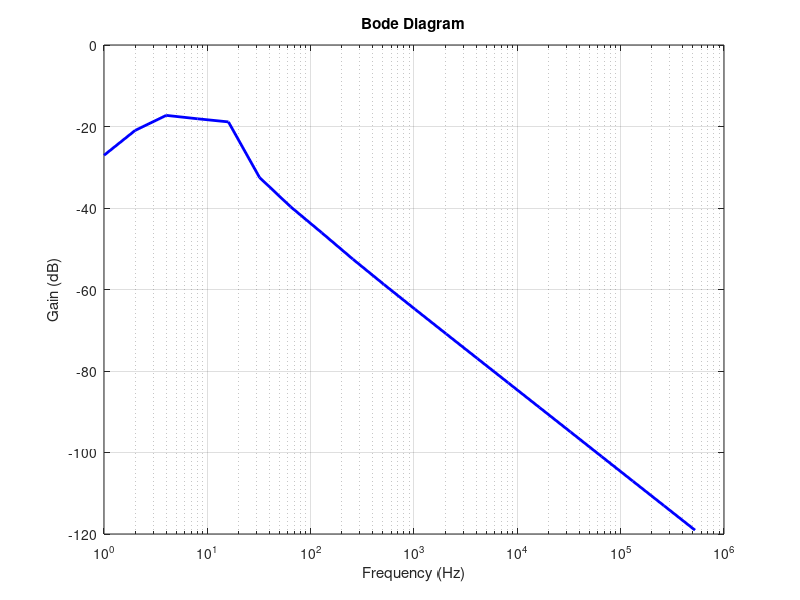

MATLAB code to generate this figure:
% 读取数据
data = load('output.txt');

% 分离频率和增益数据
frequencies = data(:, 1);  % 第一列是频率
gains_dB = data(:, 2);     % 第二列是增益(dB)

% 绘制Bode图
figure;
semilogx(frequencies, gains_dB, 'b-', 'LineWidth', 2); % 在对数坐标轴上绘制
grid on;

% 添加标题和标签
title('Bode Diagram');
xlabel('Frequency (Hz)');
ylabel('Gain (dB)');

% 保存图像
print -dpng 'bode_plot.png';  % 将图像保存为PNG格式
